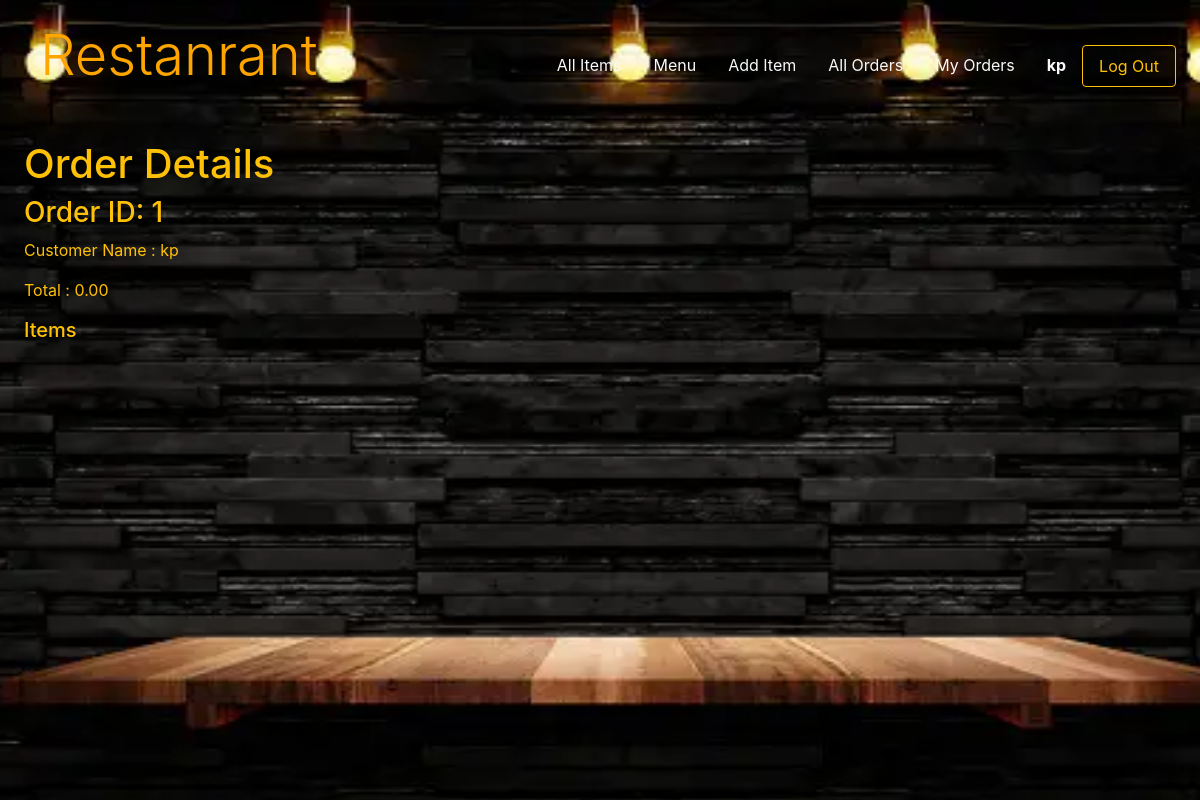
The app's page /myorders (signed in), older data.
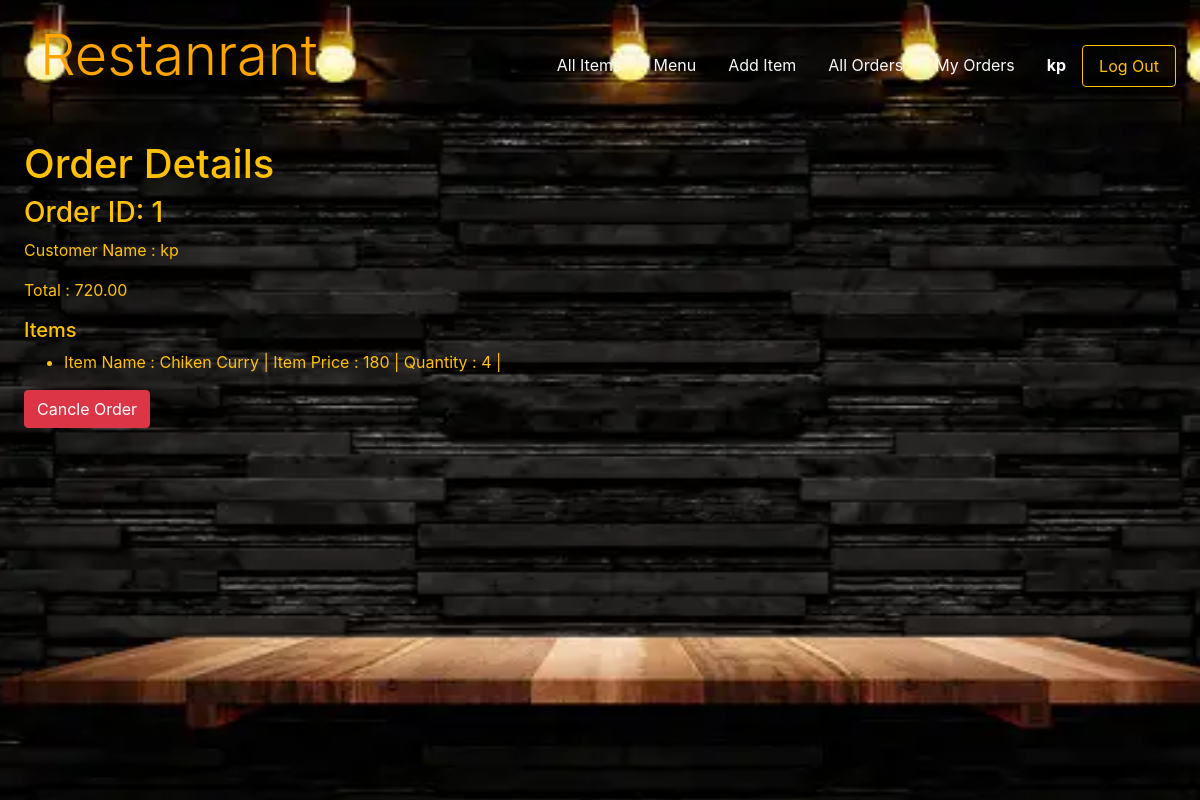
The same page, newer data.
### restaurant/models.py (models this page shows, shortened)
class Order(models.Model):
    user = models.ForeignKey(User, on_delete=models.CASCADE, related_name="orders")
    items = models.ManyToManyField(Sale,blank=True)
    total = models.DecimalField(max_digits=10, decimal_places=2, default=0)
    timestamp = models.DateTimeField(auto_now_add=True)

class User(AbstractUser):
    def __str__(self):
        return f"{self.id} : {self.username}"

class Sale(models.Model):
    user = models.ForeignKey(User, on_delete=models.CASCADE, related_name="order")
    item = models.ForeignKey(Item, on_delete=models.CASCADE, related_name="sales")
    quantity = models.IntegerField(default=0,validators=[MaxValueValidator(10)])

class Item(models.Model):
    name = models.CharField(max_length=64)
    price = models.IntegerField()
    vegBool = models.BooleanField(default=True)
    rating = models.DecimalField(max_digits=2, decimal_places=1, validators=[MaxValueValidator(5)])
    imageURL = models.URLField(blank=True)
    category = models.ForeignKey(Category, blank=True,null=True ,on_delete=models.CASCADE, related_name="cat")

### restaurant/views.py (the view)
# urls.py: path("myorders", views.myorders, name="myorders"),
def myorders(request):
    order = Order.objects.filter(user=request.user)
    return render(request,"restaurant/myorder.html",{
        "orders":order
    })

### restaurant/templates/restaurant/myorder.html (shortened to what this page needs)
{% extends "restaurant/layout.html" %}
{% block body %}
<h1>Order Details</h1>
<div id="myorder">
    {% for order in orders %}
    <h3>Order ID: {{order.id}}</h3>
    <p>Customer Name : {{order.user.username}}</p>
    <p>Total : {{order.total}}</p>
    <h5>Items</h5>
    <ul>
        {% for item in order.items.all %}
            {% if item.quantity %}
            <li>Item Name : {{item.item.name}} | Item Price : {{item.item.price}} | Quantity : {{item.quantity}} | </li>
            {% endif %}
        {% endfor %}
    </ul>
    {% if order.total %}
    <form action="{% url 'cancleorder' %}" method="post">
        <input type="submit" class="btn btn-danger" value="Cancle Order">
    </form>
    {% endif %}
    {% endfor %}
</div>
{% endblock %}

Row changes from the older to the newer data that the page shows:
changed Order "kp": gains Sale (item.name "Chiken Curry", item.price "180", quantity "4"); total "0.00" → "720.00"; value (not shown) → "Cancle Order"
